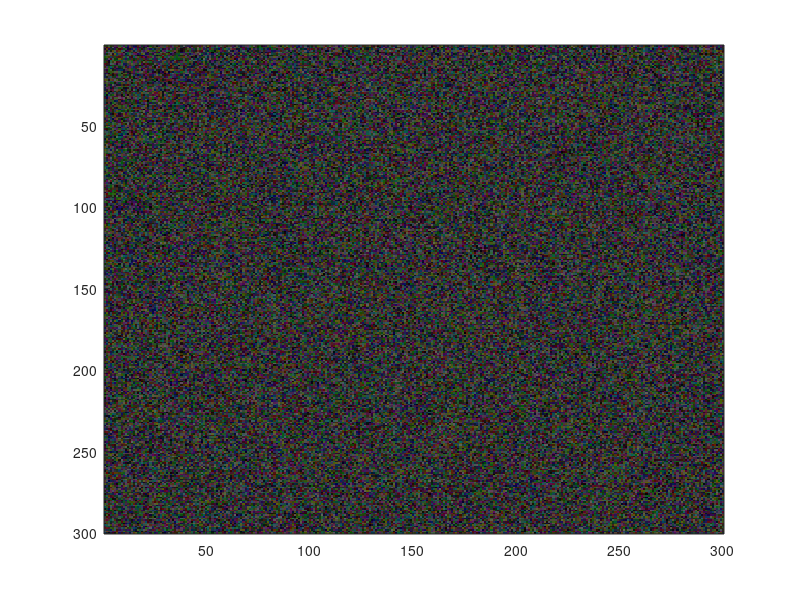

The MATLAB source for this figure: (Note: this script raises an error after producing the figure.)
function[] = testDraw();

field = uint8(rand(300,300,3)*100);
image(field),pause(.01)

%% from mousetrack2
set(0, 'units', 'pixels'); 
set(gcf, 'units','pixels'); 
set(gca, 'units','pixels');

set(gca, 'ydir', 'reverse');   % 'normal'  Y axis direction 

set(gcf, 'windowbuttondownfcn', {@starttrack}); 
set(gcf, 'windowbuttonupfcn', {@stoptrack}, 'userdata', []); 
set(gcf, 'Interruptible', 'on'); set(gcf, 'BusyAction', 'queue')    %  queue not loose  actions ...
set(gca, 'Interruptible', 'on'); set(gca, 'BusyAction', 'cancel')
set(gca, 'DrawMode', 'fast') 
set(gca, 'XLimMode', 'manual','YLimMode','manual', 'ZLimMode', 'manual')
set(gcf, 'Renderer', 'painters'); set(gcf, 'DoubleBuffer','on')   % speeds up render, prevents blinking
set(gcf,'Menubar','none')


%waitfor(0, 'userdata') 
outtrack = get(0, 'userdata')

function starttrack(imagefig, varargins) 
set(gcf, 'userdata', [] );   % disp('tracking started') 
set(gcf, 'Pointer', 'crosshair') 
%set(gcf, 'windowbuttondownfcn', {@stoptrack}, 'userdata', []);
set(gcf, 'windowbuttonmotionfcn', {@followtrack}); 


function followtrack(imagefig, varargins) 
% global shift ratio
% k = (get(0,'pointerlocation')-shift)*ratio; 
CurPnt = get(gca, 'CurrentPoint'); 
coords = CurPnt(2,1:2); 
pts = [get(gcf,'userdata'); coords]; 
set(gcf, 'userdata', pts); 
hold on
if mod(coords(1),.2) > .1
    plot(coords(1), coords(2), 'b.', 'MarkerSize', 10); 
else
    plot(coords(1), coords(2), 'y.', 'MarkerSize', 10); 
end
hold off


%--------------------------------------------------------------------------
function stoptrack(imagefig, varargins)
set(gcf, 'Pointer', 'arrow')
set(gcf, 'windowbuttonmotionfcn', []);
%set(gcf, 'windowbuttondownfcn', []);  % disp('tracking stopped')
% units0 = get(0, 'units'); unitsf = get(gcf, 'units'); unitsa = get(gca, 'units');                   
%set(0, 'units', units0); set(gcf, 'units', unitsf); set(gca, 'units', unitsa);
%mousetrail = (get(gcf,'userdata') - repmat(shift, size(get(gcf,'userdata'),1),1))*ratio;
pts = get(gcf, 'userdata')
% if (length(pts) > 3)
% %     k = convhull(pts(:,1), pts(:,2)); 
% %     plot(pts(k,1), pts(k,2), '-r'); 
%     set(0,'userdata', pts);
% end
